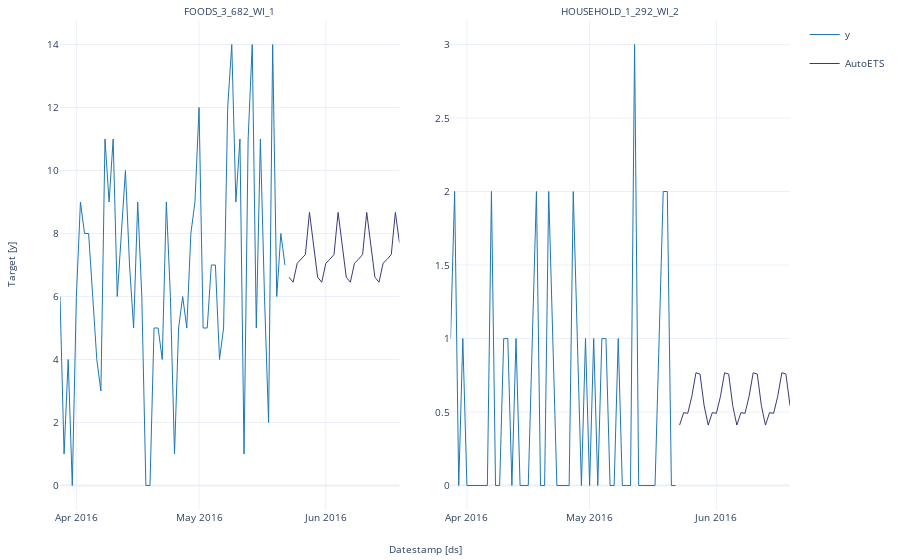

Notebook source saved alongside this figure:
### Markdown cell above
The `StatsForecast.plot` allows for further customiation. For example, plot the results of the ETS model and the Mean for the last year for two Specifics Products in two stores.

### Code cell
sf.plot(Y_df, forecasts_df, 
        models=["AutoETS"], 
        unique_ids=["FOODS_3_682_WI_1", "HOUSEHOLD_1_292_WI_2"], 
        max_insample_length=28 * 2)
